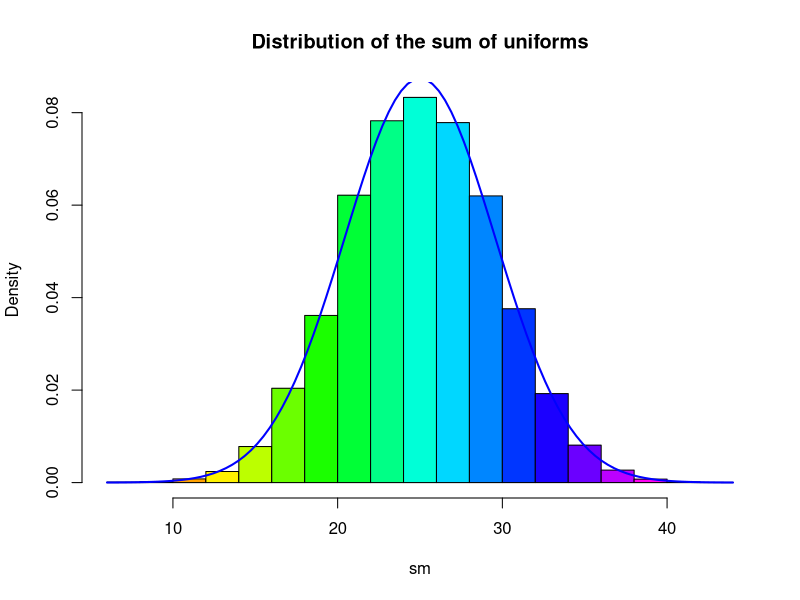
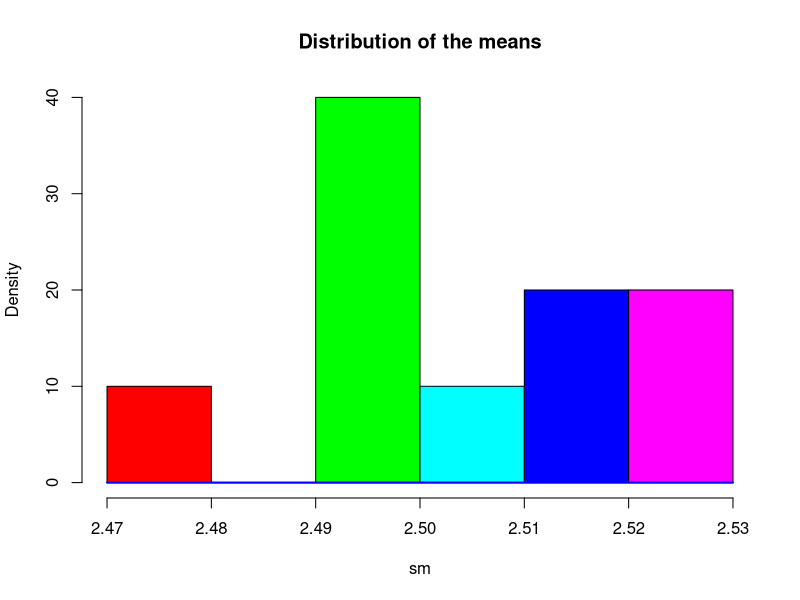
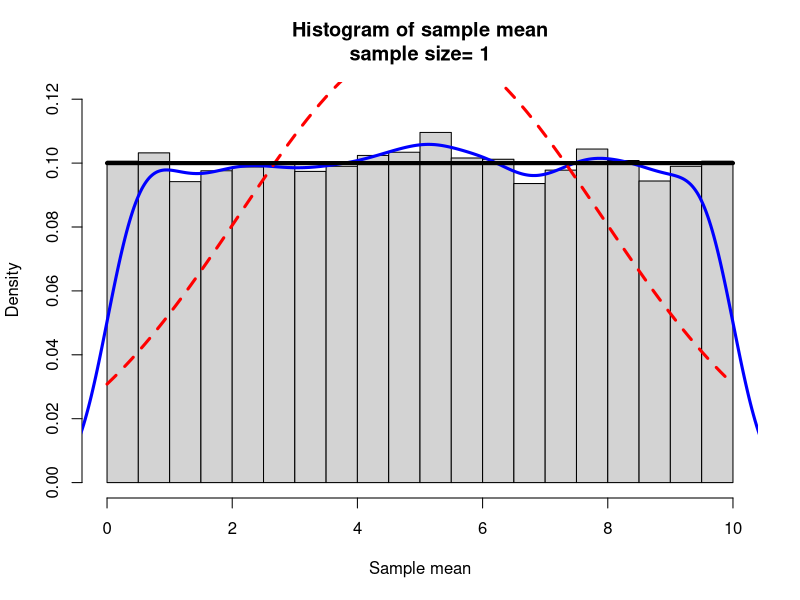
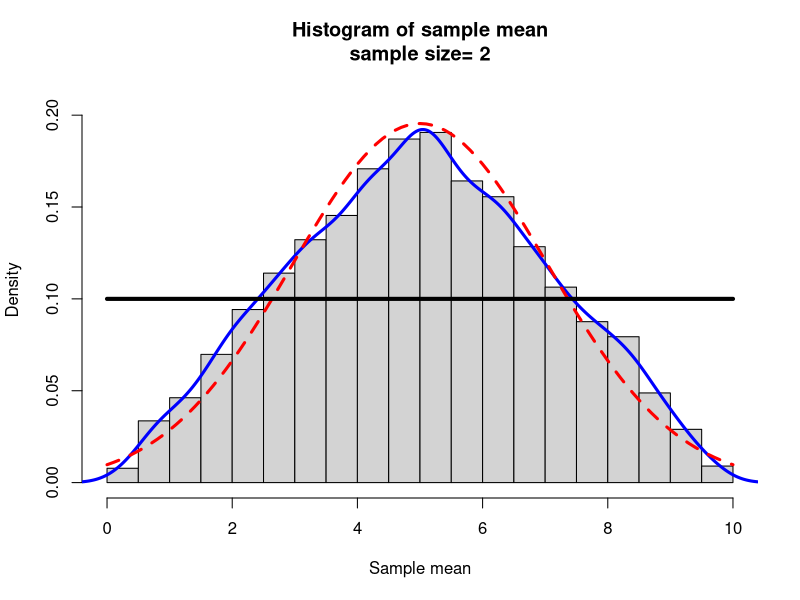
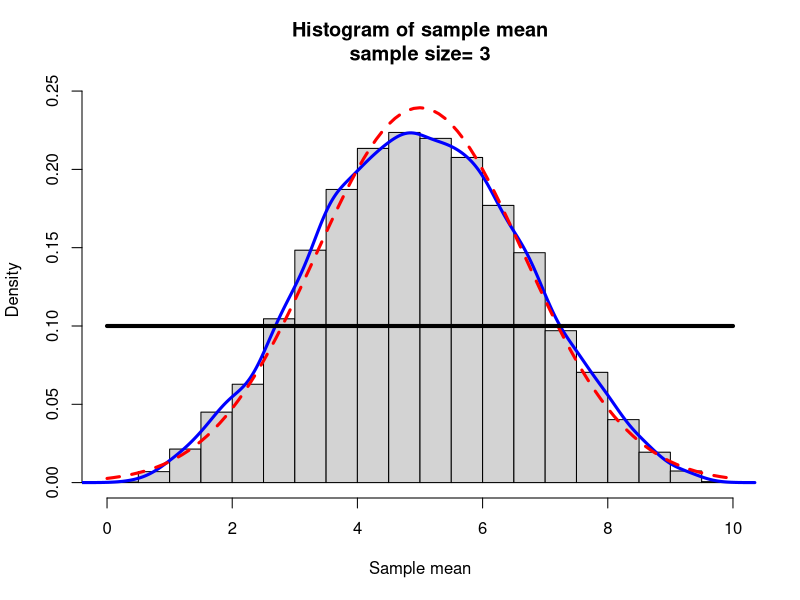
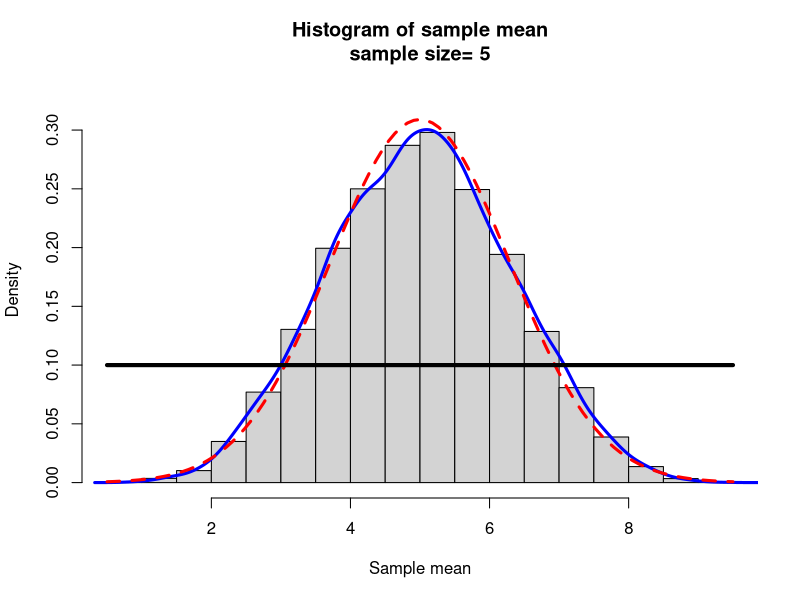
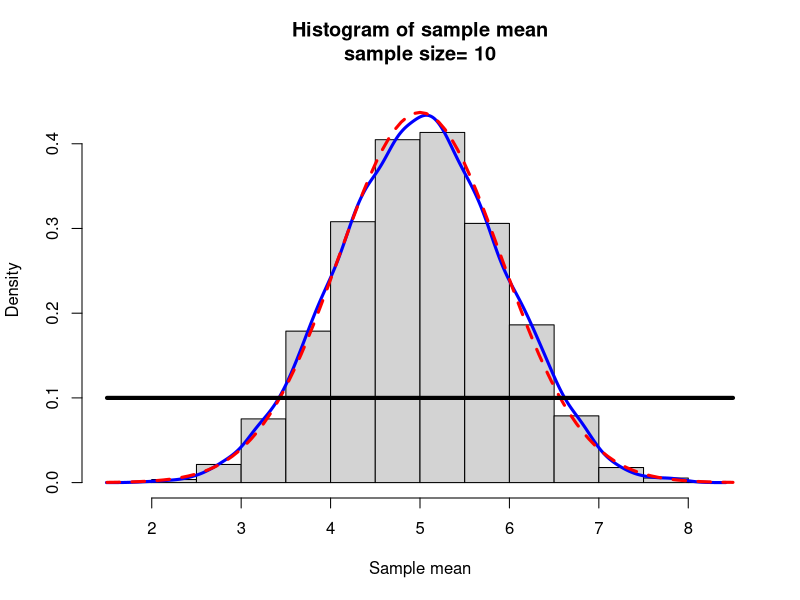
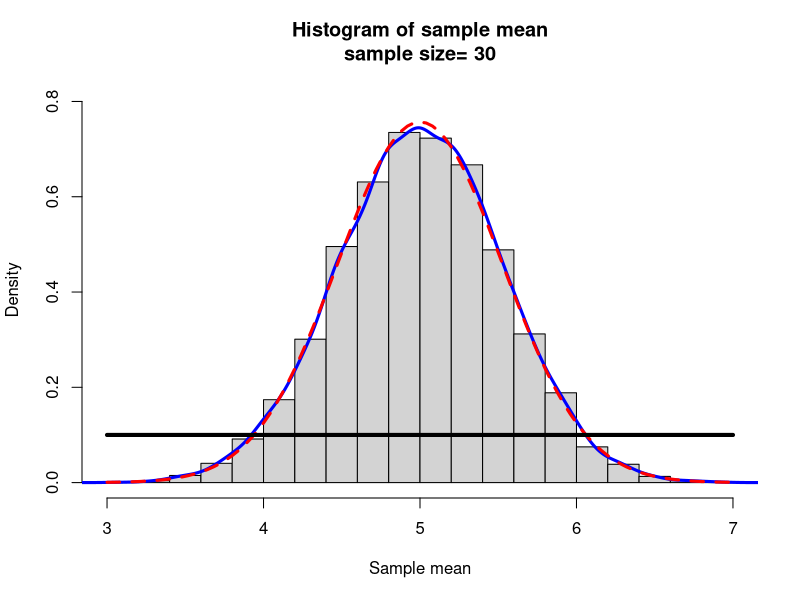

R code for these plots, in order:
## ---- chunk 1
knitr::opts_chunk$set(echo = TRUE)
## ---- chunk 2
getwd()
## ---- chunk 3
a=0
b=5
n=10
y=runif(n,a,b)
mu=(a+b)/2
sigma_sq=(b-a)^2/12
X_bar=sum(y/n)
S_sq=sum(y-(mu))^2/(n-1)
T=sum(y)
Y_bar=T/n
## ---- chunk 4
show(mu)
## ---- chunk 5
show(X_bar)
## ---- chunk 6
show(sigma_sq)
## ---- chunk 7
show(S_sq)
## ---- chunk 8
show(T)
## ---- chunk 9
show(Y_bar)
## ---- chunk 10
myclt=function(n,iter,a=0,b=5){
  y=runif(n*iter,a,b)
  data=matrix(y,nr=n,nc=iter,byrow=TRUE)
  sm=apply(data,2,sum)
  h=hist(sm,plot=FALSE)
  hist(sm,col=rainbow(length(h$mids)),freq=FALSE,main="Distribution of the sum of uniforms")
  curve(dnorm(x,mean=n*(a+b)/2,sd=sqrt(n*(b-a)^2/12)),add=TRUE,lwd=2,col="Blue")
  sm
}
w=myclt(n=10,iter=10000,a=0,b=5)
## ---- chunk 11
mean(w)
## ---- chunk 12
var(w)
## ---- chunk 13
mymean=function(n,iter,a=0,b=5){
  y=runif(n*iter,a,b)
  data=matrix(y,nr=n,nc=iter,byrow=TRUE)
  sm=apply(data,1,mean)
  h=hist(sm,plot=FALSE)
  hist(sm,col=rainbow(length(h$mids)),freq=FALSE,main="Distribution of the means")
  curve(dnorm(x,mean=n*(a+b)/2,sd=sqrt(n*(b-a)^2/12)),add=TRUE,lwd=2,col="Blue")
  sm
}
wmeans=mymean(n=10,iter=10000,a=0,b=5)
## ---- chunk 14
mean(wmeans)
## ---- chunk 15
var(wmeans)
## ---- chunk 16
mycltu=function(n,iter,a=0,b=10){
  y=runif(n*iter,a,b)
  data=matrix(y,nr=n,nc=iter,byrow=TRUE)
  w=apply(data,2,mean)
  param=hist(w,plot=FALSE)

  ymax=max(param$density)
  ymax=1.1*ymax
  hist(w,freq=FALSE,  ylim=c(0,ymax), main=paste("Histogram of sample mean",
                        "\n", "sample size= ",n,sep=""),xlab="Sample mean")
  lines(density(w),col="Blue",lwd=3) # add a density plot
  curve(dnorm(x,mean=(a+b)/2,sd=(b-a)/(sqrt(12*n))),add=TRUE,col="Red",lty=2,lwd=3) 
  curve(dunif(x,a,b),add=TRUE,lwd=4)
  
}
mycltu(n=1,iter=10000, a=0, b=10)
mycltu(n=2,iter=10000, a=0, b=10)
mycltu(n=3,iter=10000, a=0, b=10)
mycltu(n=5,iter=10000, a=0, b=10)
mycltu(n=10,iter=10000, a=0, b=10)
mycltu(n=30,iter=10000, a=0, b=10)
## ---- chunk 17
mycltb=function(n,iter,p=0.5){
  y=rbinom(n*iter,size=n,prob=p)
  data=matrix(y,nr=n,nc=iter,byrow=TRUE)
  w=apply(data,2,mean)
  param=hist(w,plot=FALSE)
  
  ymax=max(param$density)
  ymax=1.1*ymax
  hist(w,freq=FALSE,  ylim=c(0,ymax),
       main=paste("Histogram of sample mean","\n", "sample size= ",n,sep=""),
       xlab="Sample mean")
  curve(dnorm(x,mean=n*p,sd=sqrt(p*(1-p))),add=TRUE,col="Red",lty=2,lwd=3) 
  
}

mycltb(n=4,iter=10000,p=0.3)
mycltb(n=5,iter=10000,p=0.3)
mycltb(n=10,iter=10000,p=0.3)
mycltb(n=20,iter=10000,p=0.3)
mycltb(n=4,iter=10000,p=0.7)
mycltb(n=5,iter=10000,p=0.7)
mycltb(n=10,iter=10000,p=0.7)
mycltb(n=20,iter=10000,p=0.7)
mycltb(n=4,iter=10000,p=0.5)
mycltb(n=5,iter=10000,p=0.5)
mycltb(n=10,iter=10000,p=0.5)
mycltb(n=20,iter=10000,p=0.5)
## ---- chunk 18
mycltp=function(n,iter,lambda=10){
  y=rpois(n*iter,lambda=lambda)
  data=matrix(y,nr=n,nc=iter,byrow=TRUE)
  w=apply(data,2,mean)
  param=hist(w,plot=FALSE)
  ymax=max(param$density)
  ymax=1.1*ymax
  layout(matrix(c(1,1,2,3),nr=2,nc=2, byrow=TRUE))
  hist(w,freq=FALSE,  ylim=c(0,ymax), col=rainbow(max(w)),
       main=paste("Histogram of sample mean","\n", "sample size= ",n," iter=",iter," lambda=",lambda,sep=""), xlab="Sample mean")
  curve(dnorm(x,mean=lambda,sd=sqrt(lambda/n)),add=TRUE,col="Red",lty=2,lwd=3)
  barplot(table(y)/(n*iter),col=rainbow(max(y)), main="Barplot of sampled y", ylab ="Rel. Freq",xlab="y" )
  x=0:max(y)
  plot(x,dpois(x,lambda=lambda),type="h",lwd=5,col=rainbow(max(y)),
       main="Probability function for Poisson", ylab="Probability",xlab="y")
}
mycltp(n=2,iter=10000, lambda = 4)
mycltp(n=3,iter=10000, lambda = 4)
mycltp(n=5,iter=10000, lambda = 4)
mycltp(n=10,iter=10000, lambda = 4)
mycltp(n=20,iter=10000, lambda = 4)
mycltp(n=2,iter=10000, lambda = 10)
mycltp(n=3,iter=10000, lambda = 10)
mycltp(n=5,iter=10000, lambda = 10)
mycltp(n=10,iter=10000, lambda = 10)
mycltp(n=20,iter=10000, lambda = 10)
